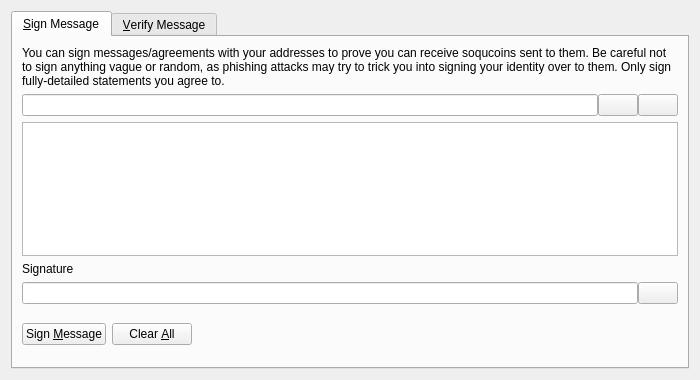
<?xml version="1.0" encoding="UTF-8"?>
<ui version="4.0">
 <class>SignVerifyMessageDialog</class>
 <widget class="QDialog" name="SignVerifyMessageDialog">
  <property name="geometry">
   <rect>
    <x>0</x>
    <y>0</y>
    <width>700</width>
    <height>380</height>
   </rect>
  </property>
  <property name="windowTitle">
   <string>Signatures - Sign / Verify a Message</string>
  </property>
  <property name="modal">
   <bool>true</bool>
  </property>
  <layout class="QVBoxLayout" name="verticalLayout">
   <item>
    <widget class="QTabWidget" name="tabWidget">
     <property name="currentIndex">
      <number>0</number>
     </property>
     <widget class="QWidget" name="tabSignMessage">
      <attribute name="title">
       <string>&amp;Sign Message</string>
      </attribute>
      <layout class="QVBoxLayout" name="verticalLayout_SM">
       <item>
        <widget class="QLabel" name="infoLabel_SM">
         <property name="text">
          <string>You can sign messages/agreements with your addresses to prove you can receive soqucoins sent to them. Be careful not to sign anything vague or random, as phishing attacks may try to trick you into signing your identity over to them. Only sign fully-detailed statements you agree to.</string>
         </property>
         <property name="textFormat">
          <enum>Qt::PlainText</enum>
         </property>
         <property name="wordWrap">
          <bool>true</bool>
         </property>
        </widget>
       </item>
       <item>
        <layout class="QHBoxLayout" name="horizontalLayout_1_SM">
         <property name="spacing">
          <number>0</number>
         </property>
         <item>
          <widget class="QValidatedLineEdit" name="addressIn_SM">
           <property name="toolTip">
            <string>The Soqucoin address to sign the message with</string>
           </property>
          </widget>
         </item>
         <item>
          <widget class="QPushButton" name="addressBookButton_SM">
           <property name="toolTip">
            <string>Choose previously used address</string>
           </property>
           <property name="text">
            <string/>
           </property>
           <property name="icon">
            <iconset resource="../bitcoin.qrc">
             <normaloff>:/icons/address-book</normaloff>:/icons/address-book</iconset>
           </property>
           <property name="shortcut">
            <string>Alt+A</string>
           </property>
           <property name="autoDefault">
            <bool>false</bool>
           </property>
          </widget>
         </item>
         <item>
          <widget class="QPushButton" name="pasteButton_SM">
           <property name="toolTip">
            <string>Paste address from clipboard</string>
           </property>
           <property name="text">
            <string/>
           </property>
           <property name="icon">
            <iconset resource="../bitcoin.qrc">
             <normaloff>:/icons/editpaste</normaloff>:/icons/editpaste</iconset>
           </property>
           <property name="shortcut">
            <string>Alt+P</string>
           </property>
           <property name="autoDefault">
            <bool>false</bool>
           </property>
          </widget>
         </item>
        </layout>
       </item>
       <item>
        <widget class="QPlainTextEdit" name="messageIn_SM">
         <property name="toolTip">
          <string>Enter the message you want to sign here</string>
         </property>
        </widget>
       </item>
       <item>
        <widget class="QLabel" name="signatureLabel_SM">
         <property name="text">
          <string>Signature</string>
         </property>
         <property name="textFormat">
          <enum>Qt::PlainText</enum>
         </property>
        </widget>
       </item>
       <item>
        <layout class="QHBoxLayout" name="horizontalLayout_2_SM">
         <property name="spacing">
          <number>0</number>
         </property>
         <item>
          <widget class="QLineEdit" name="signatureOut_SM">
           <property name="font">
            <font>
             <italic>true</italic>
            </font>
           </property>
           <property name="readOnly">
            <bool>true</bool>
           </property>
          </widget>
         </item>
         <item>
          <widget class="QPushButton" name="copySignatureButton_SM">
           <property name="toolTip">
            <string>Copy the current signature to the system clipboard</string>
           </property>
           <property name="text">
            <string/>
           </property>
           <property name="icon">
            <iconset resource="../bitcoin.qrc">
             <normaloff>:/icons/editcopy</normaloff>:/icons/editcopy</iconset>
           </property>
           <property name="autoDefault">
            <bool>false</bool>
           </property>
          </widget>
         </item>
        </layout>
       </item>
       <item>
        <layout class="QHBoxLayout" name="horizontalLayout_3_SM">
         <item>
          <widget class="QPushButton" name="signMessageButton_SM">
           <property name="toolTip">
            <string>Sign the message to prove you own this Soqucoin address</string>
           </property>
           <property name="text">
            <string>Sign &amp;Message</string>
           </property>
           <property name="icon">
            <iconset resource="../bitcoin.qrc">
             <normaloff>:/icons/edit</normaloff>:/icons/edit</iconset>
           </property>
           <property name="autoDefault">
            <bool>false</bool>
           </property>
          </widget>
         </item>
         <item>
          <widget class="QPushButton" name="clearButton_SM">
           <property name="toolTip">
            <string>Reset all sign message fields</string>
           </property>
           <property name="text">
            <string>Clear &amp;All</string>
           </property>
           <property name="icon">
            <iconset resource="../bitcoin.qrc">
             <normaloff>:/icons/remove</normaloff>:/icons/remove</iconset>
           </property>
           <property name="autoDefault">
            <bool>false</bool>
           </property>
          </widget>
         </item>
         <item>
          <spacer name="horizontalSpacer_1_SM">
           <property name="orientation">
            <enum>Qt::Horizontal</enum>
           </property>
           <property name="sizeHint" stdset="0">
            <size>
             <width>40</width>
             <height>48</height>
            </size>
           </property>
          </spacer>
         </item>
         <item>
          <widget class="QLabel" name="statusLabel_SM">
           <property name="font">
            <font>
             <weight>75</weight>
             <bold>true</bold>
            </font>
           </property>
           <property name="text">
            <string/>
           </property>
           <property name="wordWrap">
            <bool>true</bool>
           </property>
          </widget>
         </item>
         <item>
          <spacer name="horizontalSpacer_2_SM">
           <property name="orientation">
            <enum>Qt::Horizontal</enum>
           </property>
           <property name="sizeHint" stdset="0">
            <size>
             <width>40</width>
             <height>48</height>
            </size>
           </property>
          </spacer>
         </item>
        </layout>
       </item>
      </layout>
     </widget>
     <widget class="QWidget" name="tabVerifyMessage">
      <attribute name="title">
       <string>&amp;Verify Message</string>
      </attribute>
      <layout class="QVBoxLayout" name="verticalLayout_VM">
       <item>
        <widget class="QLabel" name="infoLabel_VM">
         <property name="text">
          <string>Enter the receiver's address, message (ensure you copy line breaks, spaces, tabs, etc. exactly) and signature below to verify the message. Be careful not to read more into the signature than what is in the signed message itself, to avoid being tricked by a man-in-the-middle attack. Note that this only proves the signing party receives with the address, it cannot prove sendership of any transaction!</string>
         </property>
         <property name="textFormat">
          <enum>Qt::PlainText</enum>
         </property>
         <property name="alignment">
          <set>Qt::AlignLeading|Qt::AlignLeft|Qt::AlignTop</set>
         </property>
         <property name="wordWrap">
          <bool>true</bool>
         </property>
        </widget>
       </item>
       <item>
        <layout class="QHBoxLayout" name="horizontalLayout_1_VM">
         <property name="spacing">
          <number>0</number>
         </property>
         <item>
          <widget class="QValidatedLineEdit" name="addressIn_VM">
           <property name="toolTip">
            <string>The Soqucoin address the message was signed with</string>
           </property>
          </widget>
         </item>
         <item>
          <widget class="QPushButton" name="addressBookButton_VM">
           <property name="toolTip">
            <string>Choose previously used address</string>
           </property>
           <property name="text">
            <string/>
           </property>
           <property name="icon">
            <iconset resource="../bitcoin.qrc">
             <normaloff>:/icons/address-book</normaloff>:/icons/address-book</iconset>
           </property>
           <property name="shortcut">
            <string>Alt+A</string>
           </property>
           <property name="autoDefault">
            <bool>false</bool>
           </property>
          </widget>
         </item>
        </layout>
       </item>
       <item>
        <widget class="QPlainTextEdit" name="messageIn_VM"/>
       </item>
       <item>
        <widget class="QValidatedLineEdit" name="signatureIn_VM"/>
       </item>
       <item>
        <layout class="QHBoxLayout" name="horizontalLayout_2_VM">
         <item>
          <widget class="QPushButton" name="verifyMessageButton_VM">
           <property name="toolTip">
            <string>Verify the message to ensure it was signed with the specified Soqucoin address</string>
           </property>
           <property name="text">
            <string>Verify &amp;Message</string>
           </property>
           <property name="icon">
            <iconset resource="../bitcoin.qrc">
             <normaloff>:/icons/transaction_0</normaloff>:/icons/transaction_0</iconset>
           </property>
           <property name="autoDefault">
            <bool>false</bool>
           </property>
          </widget>
         </item>
         <item>
          <widget class="QPushButton" name="clearButton_VM">
           <property name="toolTip">
            <string>Reset all verify message fields</string>
           </property>
           <property name="text">
            <string>Clear &amp;All</string>
           </property>
           <property name="icon">
            <iconset resource="../bitcoin.qrc">
             <normaloff>:/icons/remove</normaloff>:/icons/remove</iconset>
           </property>
           <property name="autoDefault">
            <bool>false</bool>
           </property>
          </widget>
         </item>
         <item>
          <spacer name="horizontalSpacer_1_VM">
           <property name="orientation">
            <enum>Qt::Horizontal</enum>
           </property>
           <property name="sizeHint" stdset="0">
            <size>
             <width>40</width>
             <height>48</height>
            </size>
           </property>
          </spacer>
         </item>
         <item>
          <widget class="QLabel" name="statusLabel_VM">
           <property name="font">
            <font>
             <weight>75</weight>
             <bold>true</bold>
            </font>
           </property>
           <property name="text">
            <string/>
           </property>
           <property name="wordWrap">
            <bool>true</bool>
           </property>
          </widget>
         </item>
         <item>
          <spacer name="horizontalSpacer_2_VM">
           <property name="orientation">
            <enum>Qt::Horizontal</enum>
           </property>
           <property name="sizeHint" stdset="0">
            <size>
             <width>40</width>
             <height>48</height>
            </size>
           </property>
          </spacer>
         </item>
        </layout>
       </item>
      </layout>
     </widget>
    </widget>
   </item>
  </layout>
 </widget>
 <customwidgets>
  <customwidget>
   <class>QValidatedLineEdit</class>
   <extends>QLineEdit</extends>
   <header>qvalidatedlineedit.h</header>
  </customwidget>
 </customwidgets>
 <resources>
  <include location="../bitcoin.qrc"/>
 </resources>
 <connections/>
</ui>
